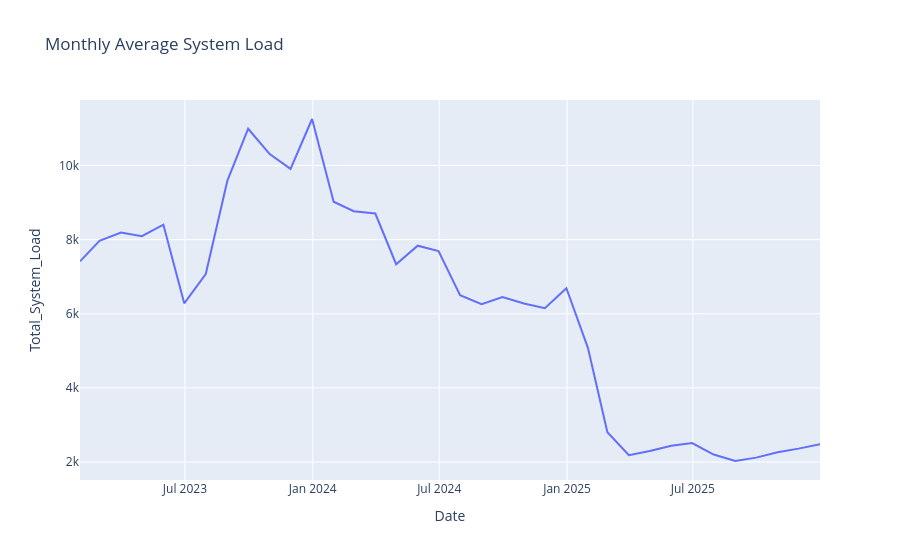

Notebook cell for this chart:
### Code cell
#Monthly System Load Chart
fig = px.line(
    monthly,
    x="Date",
    y="Total_System_Load",
    title="Monthly Average System Load"
)

fig.show()
